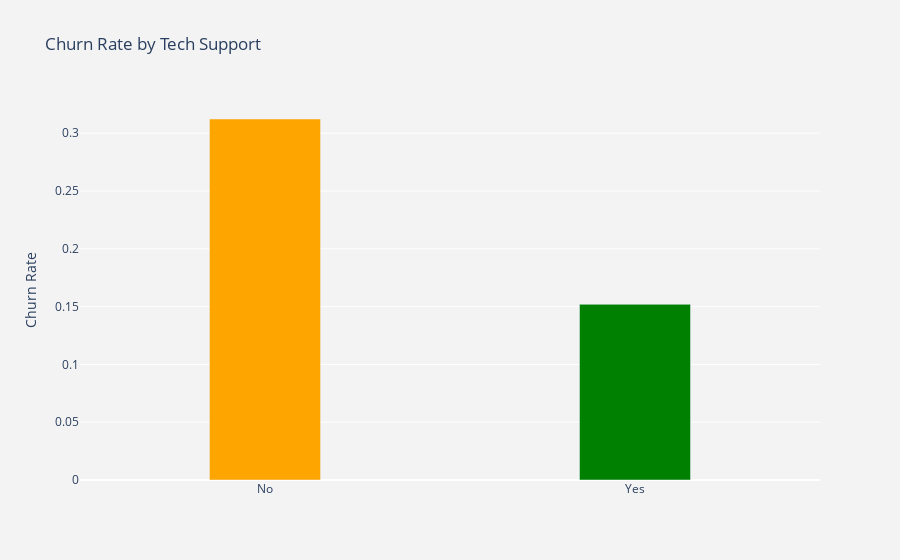

The code cell stored with this chart in its notebook:
### Code cell
# Visualize Churn Rate by Tech Support
plot_by_techsupport = churn_dataset.groupby('TechSupport').Churn.mean().reset_index()
plot_data = [
    go.Bar(
        x=plot_by_techsupport['TechSupport'],
        y=plot_by_techsupport['Churn'],
        width = [0.3, 0.3, 0.3],
        marker=dict(
        color=['orange', 'green', 'teal'])
    )
]
plot_layout = go.Layout(
        xaxis={"type": "category"},
        yaxis={"title": "Churn Rate"},
        title='Churn Rate by Tech Support',
        plot_bgcolor  = 'rgb(243,243,243)',
        paper_bgcolor  = 'rgb(243,243,243)',
    )
fig = go.Figure(data=plot_data, layout=plot_layout)
po.iplot(fig)

### Figure 1 — Plotly figure (JSON) as saved in the notebook; plotly's stock layout.template omitted (floating-point values rounded to 4 significant figures)
{"data": [{"marker": {"color": ["orange", "green", "teal"]}, "type": "bar", "width": [0.3, 0.3, 0.3], "x": ["No", "Yes"], "y": [0.3123, 0.152]}], "layout": {"paper_bgcolor": "rgb(243,243,243)", "plot_bgcolor": "rgb(243,243,243)", "title": {"text": "Churn Rate by Tech Support"}, "xaxis": {"type": "category"}, "yaxis": {"title": {"text": "Churn Rate"}}}}
